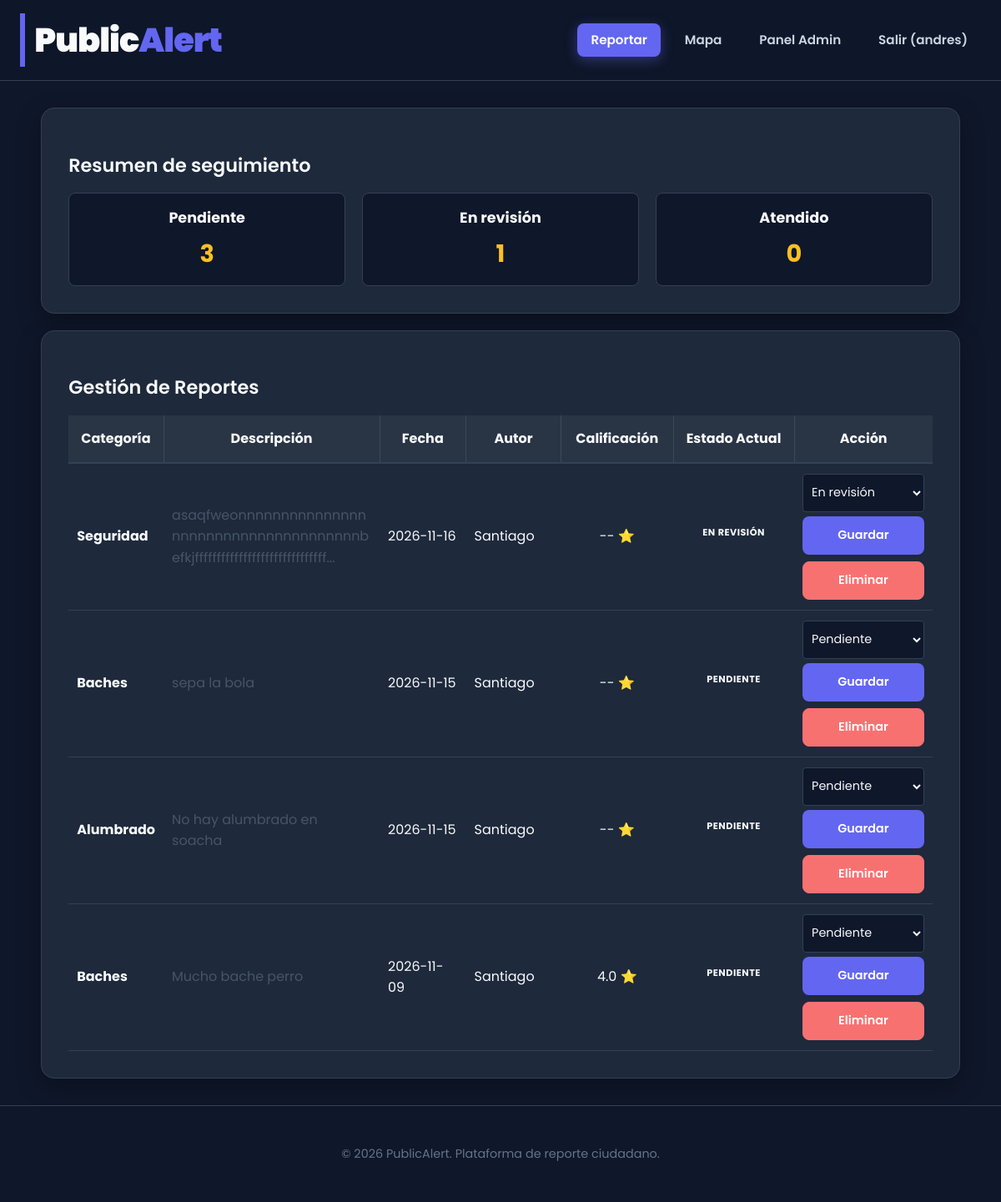
The app's page /admin (signed in) with its own data.
### models.py (models this page shows, shortened)
class Usuario(UserMixin, db.Model):
    id = db.Column(db.Integer, primary_key=True)
    nombre = db.Column(db.String(80), nullable=False)
    email = db.Column(db.String(120), unique=True, nullable=False)
    password_hash = db.Column(db.String(255), nullable=False)
    reportes = db.relationship("Reporte", backref="autor", lazy=True)
    es_admin = db.Column(db.Boolean, default=False)

class Reporte(db.Model):
    id = db.Column(db.Integer, primary_key=True)
    categoria = db.Column(db.String(30), nullable=False)
    descripcion = db.Column(db.Text, nullable=False)
    foto = db.Column(db.Text, nullable=False)
    latitud = db.Column(db.Float, nullable=False)
    longitud = db.Column(db.Float, nullable=False)
    estado = db.Column(db.String(20), default="Pendiente", nullable=False)
    fecha = db.Column(db.DateTime, default=datetime.now, nullable=False)
    usuario_id = db.Column(db.Integer, db.ForeignKey("usuario.id"), nullable=False)
    @property
    def promedio(self):
        if not self.calificaciones:
            return None
        return sum(c.estrellas for c in self.calificaciones) / len(self.calificaciones)

class Calificacion(db.Model):
    __tablename__ = "calificaciones"
    __table_args__ = (
        db.UniqueConstraint("reporte_id", "usuario_id"),
    )
    id = db.Column(db.Integer, primary_key=True)
    reporte_id = db.Column(db.Integer, db.ForeignKey("reporte.id"), nullable=False)
    usuario_id = db.Column(db.Integer, db.ForeignKey("usuario.id"), nullable=False)
    estrellas = db.Column(db.Integer, nullable=False)
    fecha = db.Column(db.DateTime, default=datetime.now, nullable=False)
    reporte = db.relationship("Reporte", backref="calificaciones")

### app.py (the view)
@app.route('/admin')
@login_required
def panel_admin():
    if not current_user.es_admin:
        flash('Acceso denegado: Se requiere rol de administrador.', 'error')
        return redirect(url_for('mapa'))
    reportes = Reporte.query.order_by(Reporte.fecha.desc()).all()
    conteo_estados = {estado: 0 for estado in ESTADOS}
    for r in reportes:
        if r.estado in conteo_estados:
            conteo_estados[r.estado] += 1
    return render_template('admin.html', reportes=reportes, estados=ESTADOS, conteo=conteo_estados)

### app.py (called while the page is built)
@login_manager.user_loader
def cargar_usuario(user_id):
    return db.session.get(Usuario, int(user_id))

### templates/admin.html (shortened to what this page needs)
{% extends 'base.html' %}
{% block contenido %}
<div class="tarjeta" style="margin-bottom: 20px;">
    <h2 style="margin-bottom: 15px;">Resumen de seguimiento</h2>
    <div style="display: flex; gap: 20px; flex-wrap: wrap;">
        {% for estado, cantidad in conteo.items() %}
            <div style="background-color: var(--fondo, #f8fafc); padding: 15px 20px; border-radius: 8px; border: 1px solid var(--borde, #e2e8f0); flex: 1; min-width: 120px; text-align: center;">
                <strong style="display: block; font-size: 1.1em; color: var(--tinta, #1e293b); margin-bottom: 5px;">{{ estado }}</strong>
                <span style="font-size: 1.8em; font-weight: bold; color: var(--senal, #eab308);">{{ cantidad }}</span>
            </div>
        {% endfor %}
    </div>
</div>
<div class="tarjeta">
    <h2 style="margin-bottom: 15px;">Gestión de Reportes</h2>
    <div style="overflow-x: auto;">
        <table style="width: 100%; border-collapse: collapse; text-align: left; min-width: 1000px; table-layout: fixed;">
            <thead>
                <tr style="background-color: rgba(255, 255, 255, 0.05); border-bottom: 2px solid var(--borde, #e2e8f0);">
                    <th style="padding: 15px 10px; width: 11%; text-align: center; border-right: 1px solid rgba(255, 255, 255, 0.1);">Categoría</th>
                    <th style="padding: 15px 10px; width: 25%; text-align: center; border-right: 1px solid rgba(255, 255, 255, 0.1);">Descripción</th>
                    <th style="padding: 15px 10px; width: 10%; text-align: center; border-right: 1px solid rgba(255, 255, 255, 0.1);">Fecha</th>
                    <th style="padding: 15px 10px; width: 11%; text-align: center; border-right: 1px solid rgba(255, 255, 255, 0.1);">Autor</th>
                    <th style="padding: 15px 10px; width: 13%; text-align: center; border-right: 1px solid rgba(255, 255, 255, 0.1); white-space: nowrap;">Calificación</th>
                    <th style="padding: 15px 10px; width: 14%; text-align: center; border-right: 1px solid rgba(255, 255, 255, 0.1); white-space: nowrap;">Estado Actual</th>
                    <th style="padding: 15px 10px; width: 16%; text-align: center;">Acción</th>
                </tr>
            </thead>
            <tbody>
                {% for r in reportes %}
                <tr style="border-bottom: 1px solid var(--borde, #e2e8f0);">
                    <td style="padding: 12px 10px; vertical-align: middle; word-wrap: break-word;"><strong>{{ r.categoria }}</strong></td>
                    <td style="padding: 12px 10px; vertical-align: middle; color: #475569; word-wrap: break-word; overflow-wrap: break-word; word-break: break-word;">
                        {{ r.descripcion[:80] }}{% if r.descripcion|length > 80 %}...{% endif %}
                    </td>
                    <td style="padding: 12px 10px; vertical-align: middle;">{{ r.fecha.strftime('%Y-%m-%d') }}</td>
                    <td style="padding: 12px 10px; vertical-align: middle; word-wrap: break-word;">{{ r.autor.nombre }}</td>
                    <td style="padding: 12px 10px; vertical-align: middle; text-align: center;">
                        {{ r.promedio|round(1) if r.promedio else '--' }} ⭐
                    </td>
                    <td style="padding: 12px 10px; vertical-align: middle; text-align: center;">
                        <span class="estado">{{ r.estado }}</span>
                    </td>
                    <td style="padding: 12px 10px; vertical-align: middle;">
                        <div style="display: flex; flex-direction: column; gap: 8px;">
                            <form action="{{ url_for('cambiar_estado', id=r.id) }}" method="POST" style="margin: 0; display: flex; flex-direction: column; gap: 5px;">
                                <select name="estado" style="padding: 6px; border-radius: 4px; border: 1px solid var(--borde, #ccc); width: 100%; font-size: 0.9em;">
                                    {% for e in estados %}
                                        <option value="{{ e }}" {% if r.estado == e %}selected{% endif %}>{{ e }}</option>
                                    {% endfor %}
                                </select>
                                <button type="submit" class="btn" style="padding: 6px; width: 100%; font-size: 0.9em;">Guardar</button>
                            </form>
                            <form action="{{ url_for('eliminar_reporte', id=r.id) }}" method="POST" style="margin: 0;" onsubmit="return confirm('¿Estás seguro de que deseas eliminar este reporte definitivamente? Esta acción no se puede deshacer.');">
                                <button type="submit" class="btn" style="background-color: var(--error, #dc3545); border-color: var(--error, #dc3545); padding: 6px; width: 100%; font-size: 0.9em;">Eliminar</button>
                            </form>
                        </div>
                    </td>
                </tr>
                {% endfor %}
            </tbody>
        </table>
    </div>
</div>
{% endblock %}

### templates/base.html (shortened to what this page needs)
<!doctype html>
<html lang="es">
<head>
  <link rel="stylesheet" href="{{ url_for('static', filename='style.css') }}?v=9">
</head>
<body>
  <header class="barra">
    <a class="marca" href="{{ url_for('inicio') }}">Public<span class="texto-rojo">Alert</span></a>
    {% if current_user.is_authenticated %}
    <nav>
      <a href="{{ url_for('reportar') }}">Reportar</a>
      <a href="{{ url_for('mapa') }}">Mapa</a>
      {% if current_user.es_admin %}
        <a href="{{ url_for('panel_admin') }}">Panel Admin</a>
      {% endif %}
      <a href="{{ url_for('logout') }}">Salir ({{ current_user.nombre }})</a>
    </nav>
    {% endif %}
  </header>
  <main class="contenedor">
    {% block contenido %}{% endblock %}
  </main>
  <footer class="footer-global">
    <p>&copy; 2026 PublicAlert. Plataforma de reporte ciudadano.</p>
  </footer>
</body>
</html>

### static/style.css (style rules this page uses)
:root { --tinta: #f8fafc; --primario: #6366f1; --primario-hover: #4f46e5; --primario-claro: #818cf8; --senal: #fbbf24; --fondo: #0f172a; --blanco: #1e293b; --borde: #334155; --gris-hover: #475569; --texto-medio: #cbd5e1; --texto-suave: #94a3b8; --texto-tenue: #64748b; --ok: #34d399; --error: #f87171; --error-fuerte: #ef4444; }
* { box-sizing: border-box; }
body { margin: 0; background: var(--fondo); color: var(--tinta); font: 16px/1.6 "Poppins", system-ui, sans-serif; display: flex; flex-direction: column; min-height: 100vh; }
a { color: var(--primario); transition: color 0.2s; }
h1, h2, h3 { color: var(--tinta); }
h2 { font-size: 1.4rem; font-weight: 600; }
.barra { display: flex; justify-content: space-between; align-items: center; flex-wrap: wrap; gap: 0.5rem; background: rgba(15, 23, 42, 0.9); backdrop-filter: blur(10px); padding: 1rem 1.5rem; border-bottom: 1px solid var(--borde); position: sticky; top: 0; z-index: 100; }
.barra a { text-decoration: none; }
.marca { color: var(--tinta) !important; font-weight: 900; font-size: 2.5rem; letter-spacing: -1px; border-left: 6px solid var(--primario); padding-left: 0.7rem; display: flex; align-items: center; }
.texto-rojo { color: var(--primario); }
.barra nav { display: flex; gap: 0.8rem; align-items: center; }
.barra nav a { color: var(--texto-medio); font-weight: 600; font-size: 0.95rem; padding: 0.5rem 1rem; border-radius: 8px; transition: all 0.2s ease; }
.barra nav a[href*="reportar"] { background-color: var(--primario); color: #fff; box-shadow: 0 4px 15px rgba(99, 102, 241, 0.4); }
.contenedor { max-width: 1000px; margin: 0 auto; padding: 2rem 1.2rem; flex: 1; }
.tarjeta { background: var(--blanco); border: 1px solid var(--borde); border-radius: 16px; padding: 2rem; box-shadow: 0 10px 30px rgba(0, 0, 0, 0.3); }
select, input:not([type="file"]):not([type="radio"]), .btn, .campo-entrada:not(textarea), textarea { display: block; width: 100%; height: 46px; padding: 0 1.2rem; border: 1px solid var(--borde); border-radius: 8px; background-color: var(--fondo); color: var(--tinta); font-family: inherit; font-size: 1rem; transition: all 0.3s ease; }
.btn { display: inline-flex; align-items: center; justify-content: center; background: var(--primario); color: #fff; font-weight: 600; border: 1px solid transparent; text-decoration: none; cursor: pointer; line-height: 1; }
.estado { display: inline-block; font-size: 0.7rem; font-weight: 700; padding: 0.2rem 0.6rem; border-radius: 20px; text-transform: uppercase; letter-spacing: 0.5px; vertical-align: middle; margin-bottom: 0.5rem; width: fit-content; align-self: flex-start; }
.footer-global { text-align: center; padding: 2rem; color: var(--texto-tenue); font-size: 0.9rem; border-top: 1px solid var(--borde); margin-top: auto; }

### templates/admin.html (style rules this page uses)
.contenedor, .container, main { max-width: 1300px !important; width: 95% !important; }

### records on screen
Usuario: nombre "andres"
Reporte: categoria "Seguridad", descripcion "asaqfweonnnnnnnnnnnnnnnnnnnnnnnnnnnnnnnnnnnnnbefkjffffffffffffffffffffffffffffff", fecha "2026-11-16", autor.nombre "Santiago", promedio "--", estado "EN REVISIÓN", estado "En revisión"
Reporte: categoria "Baches", descripcion "sepa la bola", fecha "2026-11-15", autor.nombre "Santiago", promedio "--", estado "PENDIENTE", estado "Pendiente"
Reporte: categoria "Alumbrado", descripcion "No hay alumbrado en soacha", fecha "2026-11-15", autor.nombre "Santiago", promedio "--", estado "PENDIENTE", estado "Pendiente"
Reporte: categoria "Baches", descripcion "Mucho bache perro", fecha "2026-11-09", autor.nombre "Santiago", promedio "4.0", estado "PENDIENTE", estado "Pendiente"

### other values on screen
{{ estado }} "Pendiente" "En revisión" "Atendido"
{{ cantidad }} "3" "1" "0"
